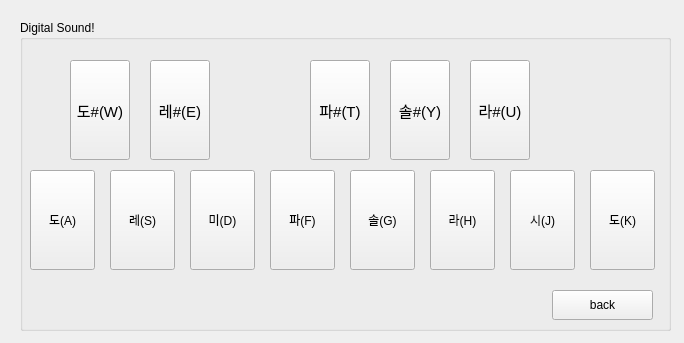
<?xml version="1.0" encoding="UTF-8"?>
<ui version="4.0">
 <class>Form</class>
 <widget class="QWidget" name="Form">
  <property name="geometry">
   <rect>
    <x>0</x>
    <y>0</y>
    <width>684</width>
    <height>343</height>
   </rect>
  </property>
  <property name="windowTitle">
   <string>Form</string>
  </property>
  <widget class="QGroupBox" name="groupBox">
   <property name="geometry">
    <rect>
     <x>20</x>
     <y>20</y>
     <width>651</width>
     <height>311</height>
    </rect>
   </property>
   <property name="title">
    <string>Digital Sound!</string>
   </property>
   <widget class="QPushButton" name="btn_13">
    <property name="geometry">
     <rect>
      <x>450</x>
      <y>40</y>
      <width>60</width>
      <height>100</height>
     </rect>
    </property>
    <property name="font">
     <font>
      <pointsize>11</pointsize>
     </font>
    </property>
    <property name="text">
     <string>라#(U)</string>
    </property>
   </widget>
   <widget class="QPushButton" name="btn_11">
    <property name="geometry">
     <rect>
      <x>290</x>
      <y>40</y>
      <width>60</width>
      <height>100</height>
     </rect>
    </property>
    <property name="font">
     <font>
      <pointsize>11</pointsize>
     </font>
    </property>
    <property name="text">
     <string>파#(T)</string>
    </property>
   </widget>
   <widget class="QPushButton" name="btn_8">
    <property name="geometry">
     <rect>
      <x>570</x>
      <y>150</y>
      <width>65</width>
      <height>100</height>
     </rect>
    </property>
    <property name="text">
     <string>도(K)</string>
    </property>
   </widget>
   <widget class="QPushButton" name="btn_12">
    <property name="geometry">
     <rect>
      <x>370</x>
      <y>40</y>
      <width>60</width>
      <height>100</height>
     </rect>
    </property>
    <property name="font">
     <font>
      <pointsize>11</pointsize>
     </font>
    </property>
    <property name="text">
     <string>솔#(Y)</string>
    </property>
   </widget>
   <widget class="QPushButton" name="btn_2">
    <property name="geometry">
     <rect>
      <x>90</x>
      <y>150</y>
      <width>65</width>
      <height>100</height>
     </rect>
    </property>
    <property name="text">
     <string>레(S)</string>
    </property>
   </widget>
   <widget class="QPushButton" name="btn_3">
    <property name="geometry">
     <rect>
      <x>170</x>
      <y>150</y>
      <width>65</width>
      <height>100</height>
     </rect>
    </property>
    <property name="text">
     <string>미(D)</string>
    </property>
   </widget>
   <widget class="QPushButton" name="btn_6">
    <property name="geometry">
     <rect>
      <x>410</x>
      <y>150</y>
      <width>65</width>
      <height>100</height>
     </rect>
    </property>
    <property name="text">
     <string>라(H)</string>
    </property>
   </widget>
   <widget class="QPushButton" name="btn_7">
    <property name="geometry">
     <rect>
      <x>490</x>
      <y>150</y>
      <width>65</width>
      <height>100</height>
     </rect>
    </property>
    <property name="text">
     <string>시(J)</string>
    </property>
   </widget>
   <widget class="QPushButton" name="btn_10">
    <property name="geometry">
     <rect>
      <x>130</x>
      <y>40</y>
      <width>60</width>
      <height>100</height>
     </rect>
    </property>
    <property name="font">
     <font>
      <pointsize>11</pointsize>
     </font>
    </property>
    <property name="text">
     <string>레#(E)</string>
    </property>
   </widget>
   <widget class="QPushButton" name="btn_4">
    <property name="geometry">
     <rect>
      <x>250</x>
      <y>150</y>
      <width>65</width>
      <height>100</height>
     </rect>
    </property>
    <property name="text">
     <string>파(F)</string>
    </property>
   </widget>
   <widget class="QPushButton" name="btn_1">
    <property name="geometry">
     <rect>
      <x>10</x>
      <y>150</y>
      <width>65</width>
      <height>100</height>
     </rect>
    </property>
    <property name="text">
     <string>도(A)</string>
    </property>
   </widget>
   <widget class="QPushButton" name="btn_back">
    <property name="geometry">
     <rect>
      <x>532</x>
      <y>270</y>
      <width>101</width>
      <height>30</height>
     </rect>
    </property>
    <property name="text">
     <string>back</string>
    </property>
   </widget>
   <widget class="QPushButton" name="btn_5">
    <property name="geometry">
     <rect>
      <x>330</x>
      <y>150</y>
      <width>65</width>
      <height>100</height>
     </rect>
    </property>
    <property name="text">
     <string>솔(G)</string>
    </property>
   </widget>
   <widget class="QPushButton" name="btn_9">
    <property name="geometry">
     <rect>
      <x>50</x>
      <y>40</y>
      <width>60</width>
      <height>100</height>
     </rect>
    </property>
    <property name="font">
     <font>
      <pointsize>11</pointsize>
     </font>
    </property>
    <property name="text">
     <string>도#(W)</string>
    </property>
   </widget>
  </widget>
 </widget>
 <resources/>
 <connections/>
</ui>
